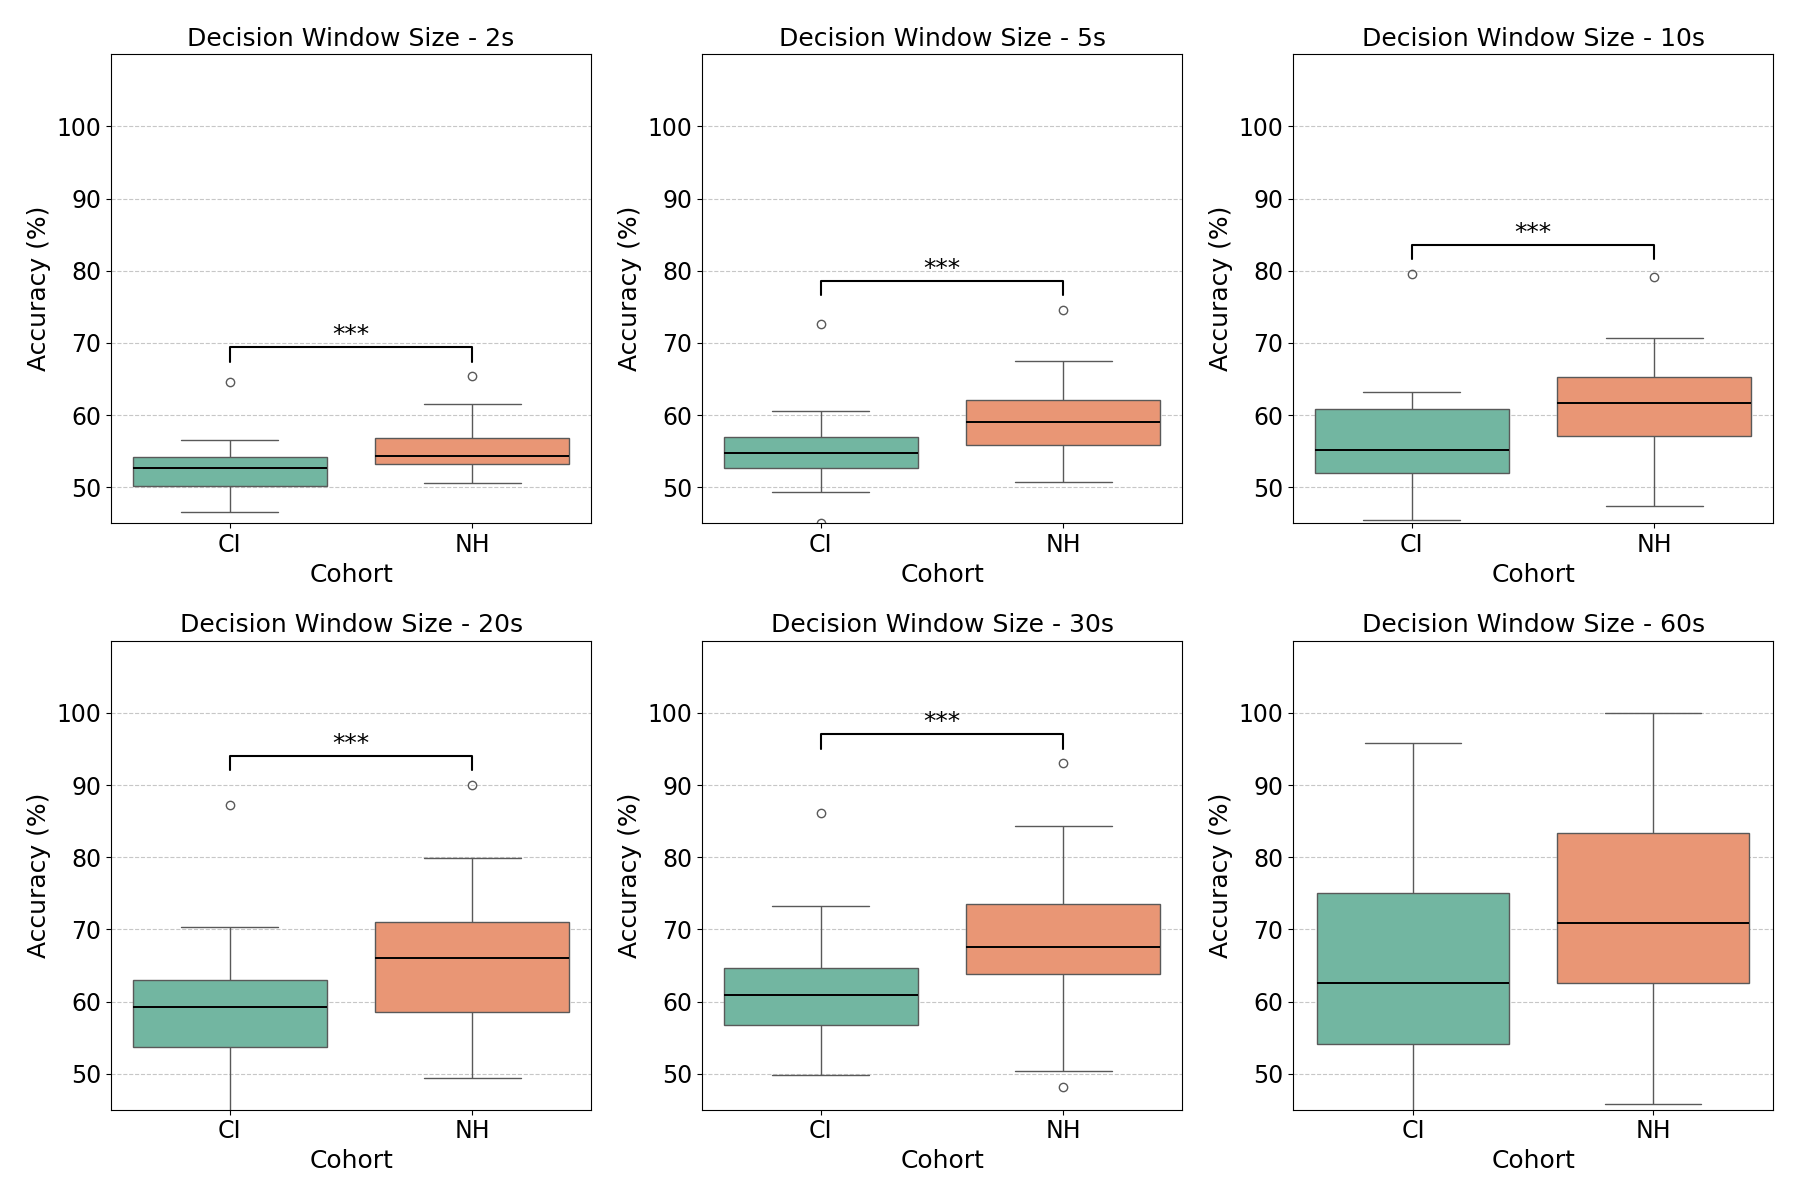

Here is the Python script that generated this plot:
import json
import pandas as pd
import seaborn as sns
import matplotlib.pyplot as plt
import os
import git
import numpy as np
import scipy.stats
from statsmodels.stats.multitest import multipletests

# Get the base directory using git repo
base_dir = git.Repo('.', search_parent_directories=True).working_tree_dir

# Define the list of files to load, where each file corresponds to a specific model and decision window
files = [
    ("CI_Subject_independent_model", "CI_final_score2s.json"),
    ("NH_Subject_independent_model", "NH_final_score2s.json"),
    ("CI_Subject_independent_model", "CI_final_score5s.json"),
    ("NH_Subject_independent_model", "NH_final_score5s.json"),
    ("CI_Subject_independent_model", "CI_final_score10s.json"),
    ("NH_Subject_independent_model", "NH_final_score10s.json"),
    ("CI_Subject_independent_model", "CI_final_score20s.json"),
    ("NH_Subject_independent_model", "NH_final_score20s.json"),
    ("CI_Subject_independent_model", "CI_final_score30s.json"),
    ("NH_Subject_independent_model", "NH_final_score30s.json"),
    ("CI_Subject_independent_model", "CI_final_score60s.json"),
    ("NH_Subject_independent_model", "NH_final_score60s.json")
]

# Function to load data from JSON files
def load_accuracies(file_path):
    """Load the accuracies from a JSON file."""
    with open(file_path, "r") as f:
        data = json.load(f)
    return [acc for subject in data["subjects"] for acc in subject["subject_specific_accuracy"]]

# Load all accuracies from the list of files
accuracies = [load_accuracies(os.path.join(base_dir, "results", *f)) for f in files]
# Define decision windows
decision_windows = ["2", "5", "10", "20", "30", "60"]

# Create DataFrames for boxplots and list to store t-test results
df_list = []
t_test_results = []
p_values = []

# Loop through each decision window, calculate accuracies, and store the results
for i, window in enumerate(decision_windows):
    # Separate accuracies for Cochlear Implant (CI) and Normal Hearing (NH) groups
    ci_accuracies = [acc * 100 for acc in accuracies[i*2]]  # Cochlear Implant group
    nh_accuracies = [acc * 100 for acc in accuracies[i*2 + 1]]  # Normal Hearing group
    print(ci_accuracies, nh_accuracies)
    
    # Create a DataFrame for each window, combining CI and NH accuracies
    df = pd.DataFrame({
        "Accuracy": ci_accuracies + nh_accuracies,
        "Source": ["CI"] * len(ci_accuracies) + ["NH"] * len(nh_accuracies),
        "Label": ["CI"] * len(ci_accuracies) + ["NH"] * len(nh_accuracies)
    })
    
    # Append DataFrame for boxplot and window for t-test results
    df_list.append((df, window))
    
    # Perform unpaired t-test to compare CI and NH accuracies
    t_stat, p_val = scipy.stats.ttest_ind(ci_accuracies, nh_accuracies, equal_var=False)
    degrees_of_freedom = len(ci_accuracies) + len(nh_accuracies) - 2  # Degrees of freedom for t-test
    t_test_results.append((window, t_stat, p_val, degrees_of_freedom))
    p_values.append(p_val)

# Apply FDR correction using statsmodels to adjust p-values for multiple comparisons
rejected, p_values_corrected, _, _ = multipletests(p_values, method='fdr_bh')

# Define output directory for saving plots
output_dir = os.path.join(base_dir, "Plots", "Subject_independent_comparison")
os.makedirs(output_dir, exist_ok=True)

# Print t-test results with FDR correction applied
print("T-Test Results (Unpaired) with FDR Correction:")
for (window, t_stat, _, dof), p_val_corr, reject in zip(t_test_results, p_values_corrected, rejected):
    print(f"Decision Window: {window}s - T-Statistic: {t_stat:.4f}, Corrected P-Value: {p_val_corr:.4f}, Reject H0: {reject}, Degrees of Freedom: {dof}")

# Create subplots for all decision windows
fig, axes = plt.subplots(2, 3, figsize=(18, 12))  # 2x3 grid for subplots
axes = axes.flatten()  # Flatten the axes array for easy iteration

# Set Seaborn style and font scale
sns.set(style="whitegrid", font_scale=1.5)  # Base font scale for Seaborn

# Loop through each window and corresponding DataFrame to plot
for i, ((data, window), (win, t_stat, p_val, _)) in enumerate(zip(df_list, t_test_results)):
    # Create boxplot for CI and NH accuracies for the current window
    sns.boxplot(
        x="Label", y="Accuracy", data=data, palette="Set2", hue="Label", dodge=False,
        medianprops={"color": "black", "linewidth": 1.4}, ax=axes[i]
    )

    # Add significance bar and asterisk if p-value < 0.05 (indicating significant difference)
    if reject:
        x1, x2 = 0, 1  # Positions of CI and NH boxes
        y_max = max(data["Accuracy"])
        h = 2  # Height of the significance line
        y = y_max + h  # Y position for the significance line
        axes[i].plot([x1, x1, x2, x2], [y, y + h, y + h, y], lw=1.5, color="black")  # Significance line
        axes[i].text((x1 + x2) * 0.5, y + h, "***", ha="center", va="bottom", color="black", fontsize=18)  # Add text for significance

    # Customize axes and labels
    axes[i].set_ylim(45, 110)  # Full plot range for y-axis
    axes[i].set_yticks(range(50, 110, 10))  # Y-axis labels limited to 50-100 for clarity
    axes[i].grid(axis="y", linestyle="--", alpha=0.7)  # Y-axis grid lines for readability

    # Titles and labels
    title = f"Decision Window Size - {window}s"
    axes[i].set_title(title, fontsize=18)  # Set title font size explicitly

    # Adjust axis label font sizes
    axes[i].set_xlabel("Cohort", fontsize=18)
    axes[i].set_ylabel("Accuracy (%)", fontsize=18)

    # Adjust tick label font sizes (both x and y ticks)
    axes[i].tick_params(axis="x", labelsize=17)
    axes[i].tick_params(axis="y", labelsize=17)

# Adjust layout and save the figure
plt.tight_layout()  # Adjust layout for better spacing
plt.savefig(os.path.join(output_dir, "box_plot.png"))  # Save the plot as a PNG file
plt.show()  # Show the plot
